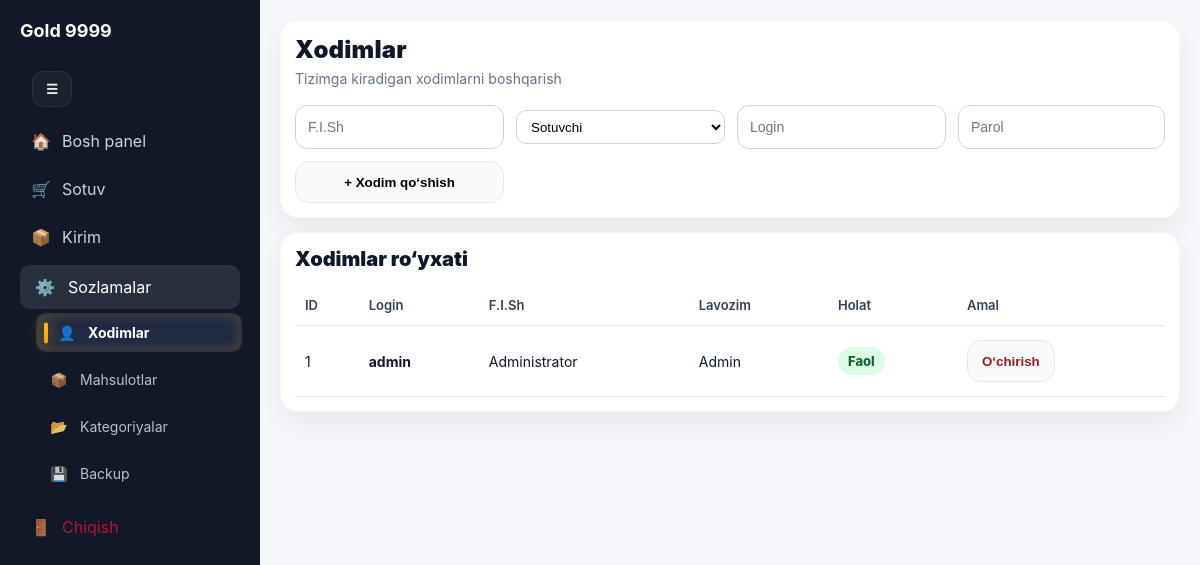
The app's page /settings/xodimlar (signed in) with its own data.
### tables this page shows
CREATE TABLE users(
      id INTEGER PRIMARY KEY AUTOINCREMENT,
      username TEXT UNIQUE NOT NULL,
      password_hash TEXT NOT NULL,
      full_name TEXT,
      role TEXT NOT NULL DEFAULT 'admin', -- admin / agent
      is_active INTEGER NOT NULL DEFAULT 1,
      created_at TEXT NOT NULL DEFAULT CURRENT_TIMESTAMP
    );

### routes/settings.py (the view)
    @app.route("/settings/xodimlar")
    @login_required
    @admin_required
    def settings_agents():
        init_db()
        rows = q("SELECT id, username, full_name, role, is_active FROM users ORDER BY id DESC")
        return render_template("settings_agents.html", rows=rows)

### app.py (called while the page is built)
def init_db() -> None:
    _bootstrap_init_db(BACKUP_DIR)

def q(
    sql: str,
    params: tuple = (),
) -> list[sqlite3.Row]:
    return _db_q(sql, params)

### services/db.py (called while the page is built)
def _require_db_path() -> str:
    if not _db_path:
        raise RuntimeError(
            "Database path sozlanmagan. "
            "configure_db() chaqirilishi kerak."
        )
    return _db_path

def get_db() -> sqlite3.Connection:
    connection = g.get("db")
    if connection is None:
        connection = sqlite3.connect(
            _require_db_path()
        )
        connection.row_factory = sqlite3.Row
        connection.execute(
            "PRAGMA foreign_keys=ON"
        )
        g.db = connection
    return connection

def q1(
    sql: str,
    params: tuple[Any, ...] = (),
) -> sqlite3.Row | None:
    cursor = get_db().execute(
        sql,
        params,
    )
    return cursor.fetchone()

def q(
    sql: str,
    params: tuple[Any, ...] = (),
) -> list[sqlite3.Row]:
    cursor = get_db().execute(
        sql,
        params,
    )
    return cursor.fetchall()

### services/utils.py (called while the page is built)
def login_required(fn):
    @wraps(fn)
    def wrapper(*args, **kwargs):
        if not session.get("user_id"):
            return redirect(url_for("login"))
        return fn(*args, **kwargs)
    return wrapper

def admin_required(fn):
    @wraps(fn)
    def wrapper(*args, **kwargs):
        if session.get("role") != "admin":
            flash("Bu bo‘lim faqat admin uchun", "danger")
            return redirect(url_for("home"))
        return fn(*args, **kwargs)
    return wrapper

### templates/settings_agents.html (shortened to what this page needs)
{% extends "base.html" %}
{% set title = "Sozlamalar → Xodimlar" %}
{% block content %}
<div class="card xodim-card">
  <div class="xodim-head">
    <div>
      <h2>Xodimlar</h2>
      <p>Tizimga kiradigan xodimlarni boshqarish</p>
    </div>
  </div>
  <form method="post" action="/settings/xodimlar/add" class="xodim-form">
    <input name="full_name" placeholder="F.I.Sh">
    <select name="role" required>
      <option value="agent" selected>Sotuvchi</option>
    </select>
    <input name="username" placeholder="Login" required>
    <input name="password" placeholder="Parol" required>
    <button class="btn xodim-add-btn" type="submit">+ Xodim qo‘shish</button>
  </form>
</div>
<div class="card xodim-card">
  <div class="xodim-section-title">Xodimlar ro‘yxati</div>
  <div class="xodim-table-wrap">
    <table class="xodim-table">
      <thead>
        <tr>
          <th>ID</th>
          <th>Login</th>
          <th>F.I.Sh</th>
          <th>Lavozim</th>
          <th>Holat</th>
          <th>Amal</th>
        </tr>
      </thead>
      <tbody>
        {% for r in rows %}
        <tr>
          <td>{{ r.id }}</td>
          <td><b>{{ r.username }}</b></td>
          <td>{{ r.full_name or '—' }}</td>
          <td>{{ "Admin" if r.role == "admin" else "Sotuvchi" }}</td>
          <td>
            <span class="xodim-status {% if r.is_active==1 %}is-active{% else %}is-off{% endif %}">
              {{ "Faol" if r.is_active==1 else "Nofaol" }}
            </span>
          </td>
          <td>
            <form method="post" action="/settings/xodimlar/toggle/{{ r.id }}" style="margin:0;">
              <button class="btn xodim-toggle {% if r.is_active==1 %}is-danger{% endif %}" type="submit">
                {{ "O‘chirish" if r.is_active==1 else "Faollashtirish" }}
              </button>
            </form>
          </td>
        </tr>
        {% endfor %}
      </tbody>
    </table>
  </div>
</div>
{% endblock %}

### static/style.css (style rules this page uses)
body { margin:0; font-family:-apple-system,BlinkMacSystemFont,"Segoe UI",Roboto; background:#f2f4f8; }
.card { background:white; padding:16px; border-radius:12px; box-shadow:0 4px 12px rgba(0,0,0,0.05); margin-bottom:16px; }
h1, h2 { margin: 0 0 12px 0; letter-spacing: .2px; }
.card h2 { margin-bottom: 10px; }
table { width: 100%; border-collapse: collapse; }
th, td { padding: 10px 8px; border-bottom: 1px solid #e5e7eb; vertical-align: middle; }
th { color: #334155; font-weight: 600; font-size: 13px; }
td { color: #0f172a; font-size: 14px; }
button, .btn { height: 34px; padding: 0 12px; border: 0; border-radius: 10px; cursor: pointer; font-weight: 600; }
select { height: 34px; padding: 6px 10px; border: 1px solid #cbd5e1; border-radius: 10px; background:#fff; }
:root { --bg0:#0b1220; --bg1:#0f172a; --card:rgba(255,255,255,.07); --card2:rgba(255,255,255,.10); --text:#e5e7eb; --muted:#94a3b8; --line:rgba(255,255,255,.14); --accent:#60a5fa; --accent2:#34d399; }
.app-body { background:#f5f7fb; color:#0f172a; }
.card { background:#fff; border:1px solid #e5e7eb; border-radius: 18px; padding: 14px; box-shadow: 0 12px 26px rgba(15,23,42,.06); margin-bottom: 14px; }
.btn { height:42px; padding:0 14px; border-radius: 14px; border:1px solid #e2e8f0; background:#f8fafc; font-weight: 900; }
@media (min-width: 900px) { body { padding-bottom: 0 !important; } }
.content .card, .content .kpi-card, .content .stat-card, .content .tile, .content .panel, .content .box { transition: transform .18s ease, box-shadow .18s ease, border-color .18s ease; }
.content .card, .content .kpi-card, .content .stat-card { border: 1px solid rgba(245,158,11,0.10); }
.xodim-card { border-radius:18px; }
.xodim-head h2 { margin:0; font-size:24px; font-weight:900; }
.xodim-head p { margin:6px 0 0; color:#64748b; font-size:14px; }
.xodim-form { margin-top:18px; display:grid; grid-template-columns:1fr 1fr 1fr auto; gap:12px; align-items:center; }
.xodim-form input { height:42px; border-radius:12px; border:1px solid #cbd5e1; padding:0 12px; font-size:14px; }
.xodim-add-btn { height:42px; border-radius:14px; padding:0 18px; font-weight:800; }
.xodim-section-title { font-size:20px; font-weight:900; margin-bottom:14px; }
.xodim-table-wrap { overflow-x:auto; }
.xodim-table { width:100%; border-collapse:collapse; }
.xodim-table th { text-align:left; color:#334155; font-size:13px; padding:12px 10px; border-bottom:1px solid #e2e8f0; }
.xodim-table td { padding:14px 10px; border-bottom:1px solid #e2e8f0; }
.xodim-status { display:inline-flex; align-items:center; padding:6px 10px; border-radius:999px; font-size:13px; font-weight:800; }
.xodim-status.is-active { background:#dcfce7; color:#166534; }
.xodim-toggle { border-radius:14px; font-weight:800; }
.xodim-toggle.is-danger { color:#991b1b; }

### records on screen
users: id "1", username "admin", full_name "Administrator", role "Admin", is_active "Faol", is_active "O‘chirish"
